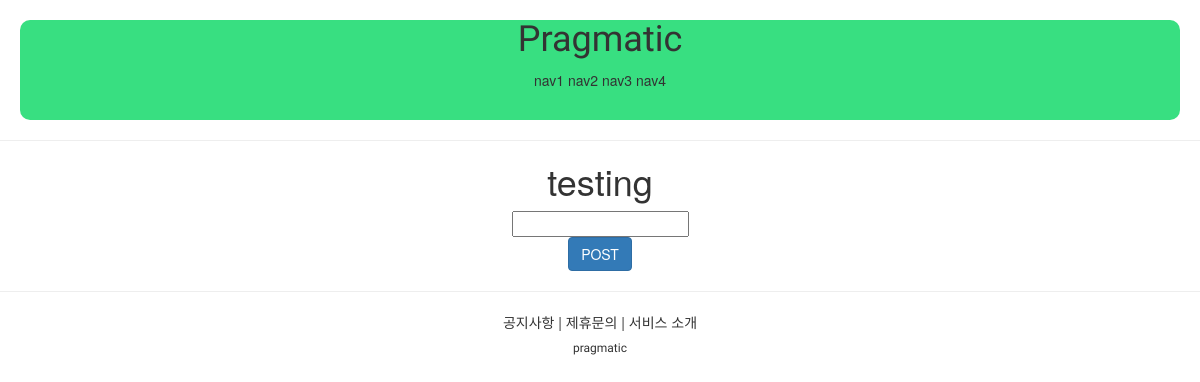
The page /account/hello_world/ on the database as committed earlier.
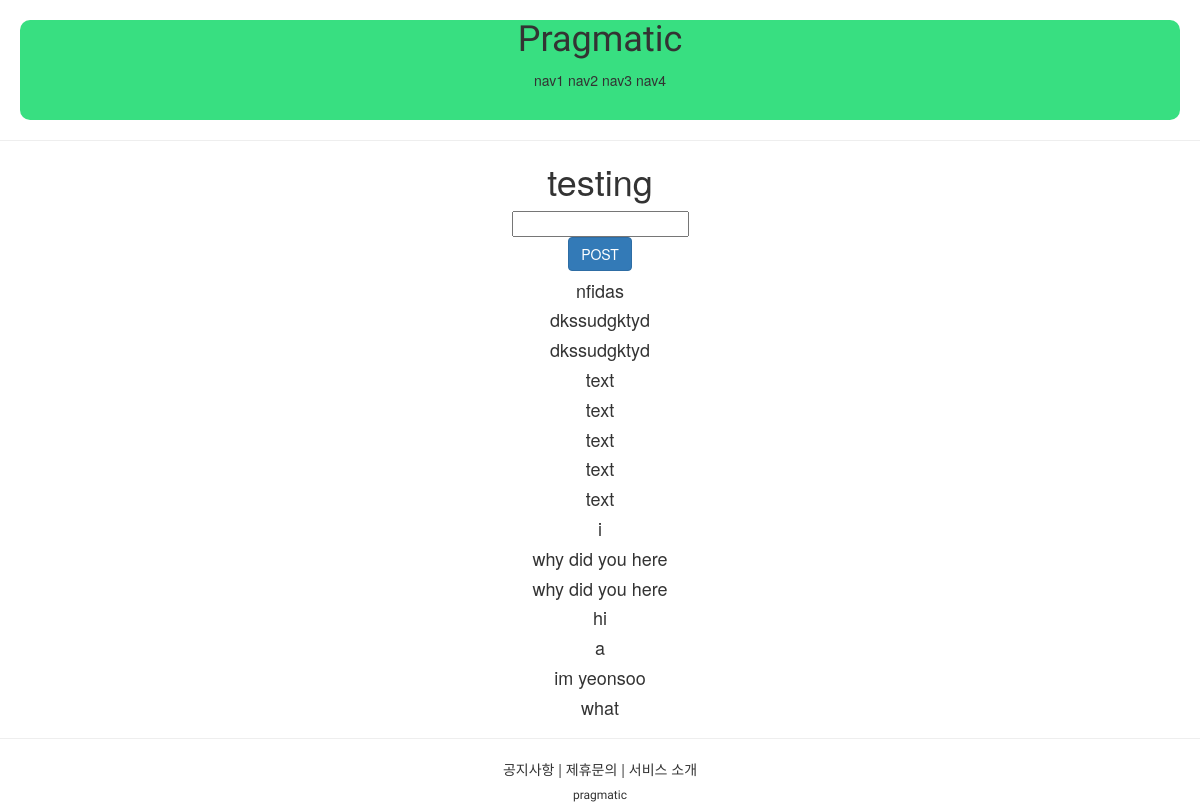
The same page on the database as committed later.
### accountapp/models.py (models this page shows)
class HelloWorld(models.Model):
    text = models.CharField(max_length= 255, null=False)

### accountapp/views.py (the view)
# urls.py: path('hello_world/', hello_world, name='hello_world'),
def hello_world(request):
    if request.method == "POST":
        temp = request.POST.get('hello_world_input')
        new_hello_world = HelloWorld()
        new_hello_world.text = temp
        new_hello_world.save()
        hello_world_list = HelloWorld.objects.all()
        return HttpResponseRedirect(reverse('accountapp:hello_world'))
    else:
        hello_world_list = HelloWorld.objects.all()
        return render(request, 'accountapp/hello_world.html', context={'hello_world_list': hello_world_list})

### accountapp/templates/accountapp/hello_world.html (shortened to what this page needs)
{% extends 'base.html' %}
{% block content %}
    <div style="border-radius: 1rem; margin: 2rem;text-align : center">
        <h1>
            testing
        </h1>
        <form action="/account/hello_world/" method="post">
            <div>
                <input type="text" name="hello_world_input">
            </div>
            <div>
                <input type="submit" class="btn btn-primary" value="POST">
            </div>
        </form>
        {%  if hello_world_list  %}
            {%  for hello_world in hello_world_list %}
                <h4>
                    {{ hello_world.text }}
                </h4>
            {% endfor %}
        {% endif %}
    </div>
{% endblock %}

### templates/base.html
<!DOCTYPE html>
<html lang="ko">
{% include 'head.html' %}
<body>
    {% include 'header.html' %}
    <hr>
    {% block content %}
    {% endblock %}
    <hr>
    {% include 'footer.html' %}
</body>
</html>

### templates/head.html (shortened to what this page needs)
<head>
    <link rel="stylesheet" href="https://maxcdn.bootstrapcdn.com/bootstrap/3.4.1/css/bootstrap.min.css">
</head>

### templates/header.html
 <div style="height: 10rem; background-color : #38df81; border-radius: 1rem; margin: 2rem;">
    <div style="text-align: center">
        <div>
            <h1 style="font-family: 'Kanit', sans-serif;">Pragmatic</h1>
        </div>
        <div>
            <span>nav1</span>
            <span>nav2</span>
            <span>nav3</span>
            <span>nav4</span>
        </div>
    </div>
 </div>

### templates/footer.html
<div  style="text-align: center">
    <div>
        <span>공지사항 |</span>
        <span>제휴문의 |</span>
        <span>서비스 소개</span>
    </div>
    <div>
        <h6 style="font-family: 'Kanit', sans-serif;">pragmatic</h6>
    </div>
</div>

Rows that differ between the two databases and show on the page:
added HelloWorld: text "nfidas"
added HelloWorld: text "dkssudgktyd"
added HelloWorld: text "dkssudgktyd"
added HelloWorld: text "text"
added HelloWorld: text "text"
added HelloWorld: text "text"
added HelloWorld: text "text"
added HelloWorld: text "text"
added HelloWorld: text "i"
added HelloWorld: text "why did you here"
added HelloWorld: text "why did you here"
added HelloWorld: text "hi"
added HelloWorld: text "a"
added HelloWorld: text "im yeonsoo"
added HelloWorld: text "what"
